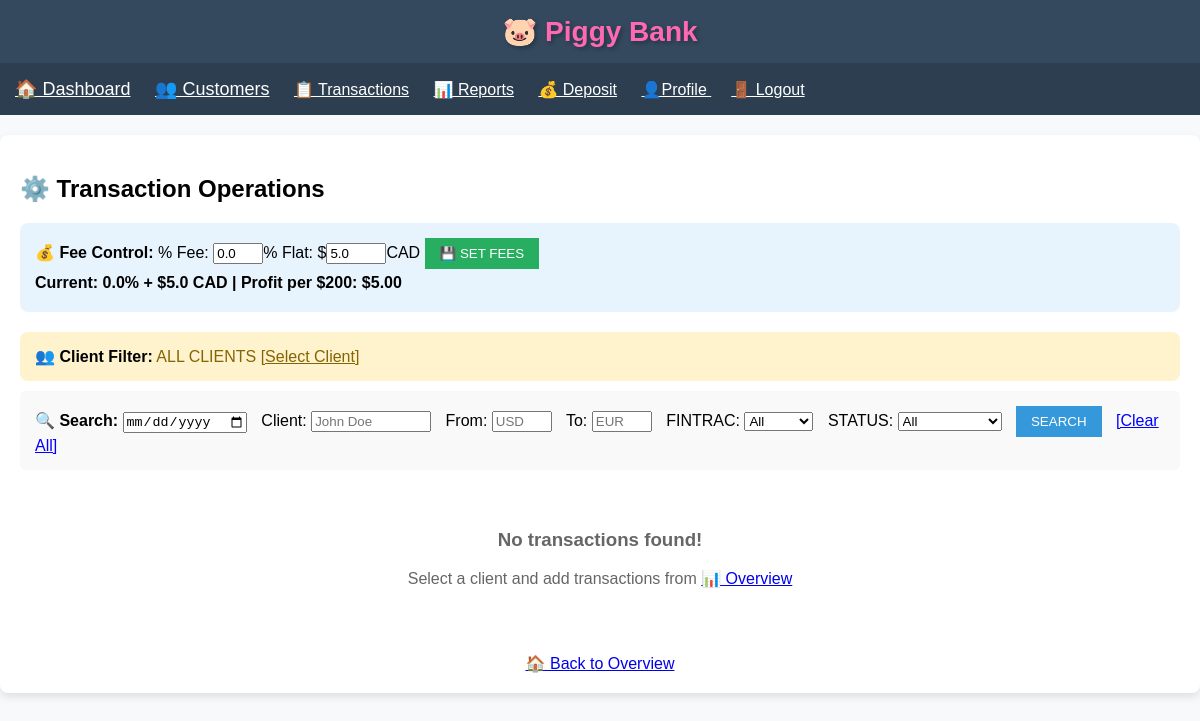
Page /transactions (signed in) on the earlier database version.
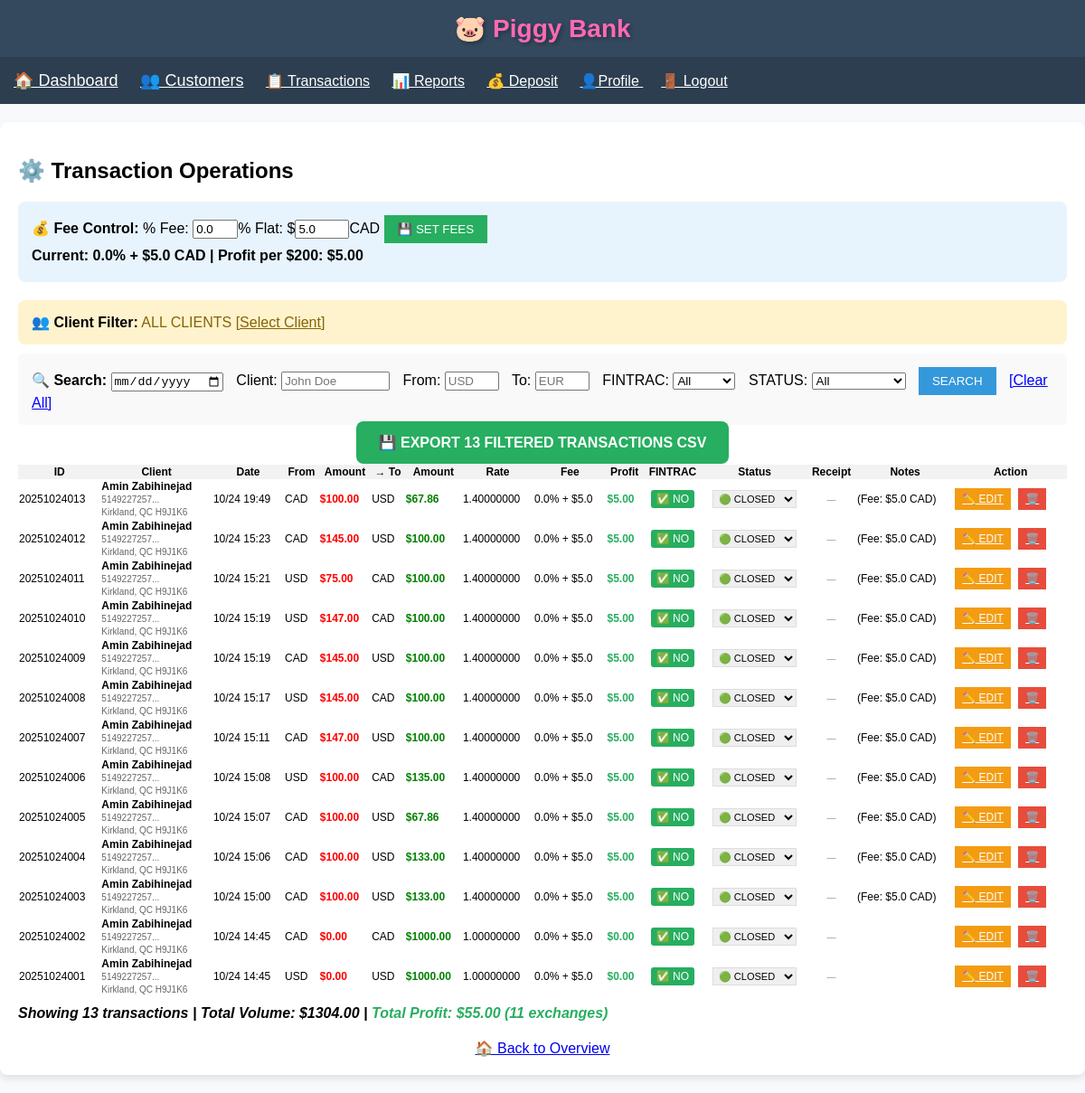
Same page on the later database version.
### app.py (models this page shows)
class Transaction(db.Model):
    id = db.Column(db.String(11), primary_key=True)
    date = db.Column(db.DateTime, default=datetime.utcnow)
    from_currency = db.Column(db.String(3), nullable=False)
    to_currency = db.Column(db.String(3), nullable=False)
    from_amount = db.Column(db.Float, nullable=False)
    to_amount = db.Column(db.Float, nullable=False)
    exchange_rate = db.Column(db.Float, nullable=False)
    notes = db.Column(db.Text, nullable=True)
    is_fintrac = db.Column(db.Boolean, default=False)
    client_id = db.Column(db.Integer, db.ForeignKey('client.id'), nullable=False)
    receipt_filename = db.Column(db.String(100))
    status = db.Column(db.String(10), default='closed')

class Client(db.Model):
    id = db.Column(db.Integer, primary_key=True)
    first_name = db.Column(db.String(100), nullable=False)
    last_name = db.Column(db.String(100), nullable=False)
    email = db.Column(db.String(120), nullable=False)
    phone = db.Column(db.String(20), nullable=False)
    apartment = db.Column(db.String(20))
    civic_number = db.Column(db.String(20), nullable=False)
    street = db.Column(db.String(200), nullable=False)
    city = db.Column(db.String(100), nullable=False)
    province = db.Column(db.String(10), nullable=False)
    postal_code = db.Column(db.String(10), nullable=False)
    risk_level = db.Column(db.String(20), default='low risk')
    notes = db.Column(db.Text)
    created_at = db.Column(db.DateTime, default=datetime.utcnow)
    id1_type = db.Column(db.String(50))
    id1_issued_by = db.Column(db.String(100))
    id1_number = db.Column(db.String(50))
    id1_expiry_date = db.Column(db.Date)
    id2_type = db.Column(db.String(50))
    id2_issued_by = db.Column(db.String(100))
    id2_number = db.Column(db.String(50))
    id2_expiry_date = db.Column(db.Date)
    id3_type = db.Column(db.String(50))
    id3_issued_by = db.Column(db.String(100))
    id3_number = db.Column(db.String(50))
    id3_expiry_date = db.Column(db.Date)
    transactions = db.relationship('Transaction', backref='client', lazy=True)

### app.py (the view)
@app.route('/transactions')
def transactions():
    if 'user_id' not in session:
        return redirect(url_for('login'))
    search_date = request.args.get('date', '')
    search_client = request.args.get('client_name', '')
    search_from = request.args.get('from_currency', '')
    search_to = request.args.get('to_currency', '')
    search_fintrac = request.args.get('fintrac', '')
    search_status = request.args.get('status', '')
    query = Transaction.query.order_by(Transaction.date.desc())
    if session.get('is_admin'):
        all_tx = query.all()
    else:
        client_id = session.get('selected_client_id')
        if client_id:
            all_tx = query.filter_by(client_id=client_id).all()
        else:
            all_tx = []
    if search_fintrac == 'yes':
        all_tx = [tx for tx in all_tx if tx.is_fintrac]
    elif search_fintrac == 'no':
        all_tx = [tx for tx in all_tx if not tx.is_fintrac]
    if search_status == 'closed':
        all_tx = [tx for tx in all_tx if tx.status == 'closed']
    elif search_status == 'pending':
        all_tx = [tx for tx in all_tx if tx.status == 'pending']
    if search_date:
        search_date_obj = datetime.strptime(search_date, '%Y-%m-%d')
        all_tx = [tx for tx in all_tx if tx.date.date() == search_date_obj.date()]
    if search_client:
        all_tx = [tx for tx in all_tx if
                  search_client.lower() in f"{tx.client.first_name} {tx.client.last_name}".lower()]
    if search_from:
        all_tx = [tx for tx in all_tx if tx.from_currency.upper() == search_from.upper()]
    if search_to:
        all_tx = [tx for tx in all_tx if tx.to_currency.upper() == search_to.upper()]
    current_fee = round(FEE_PERCENTAGE * 100, 1)
    current_flat_fee = round(FLAT_FEE_CAD, 2)
    return render_template('transactions.html', transactions=all_tx,
                           search_date=search_date, search_client=search_client,
                           search_from=search_from, search_to=search_to,
                           search_fintrac=search_fintrac, search_status=search_status,
                           current_fee=current_fee, current_flat_fee=current_flat_fee,
                           filtered_transactions=len(all_tx))

### templates/transactions.html (shortened to what this page needs)
{% extends "base.html" %}
{% block content %}
    <h2>⚙️ Transaction Operations</h2>
    {% if session.is_admin %}
    <div style="background:#e8f4fd; padding:15px; border-radius:8px; margin-bottom:20px;">
        <strong>💰 Fee Control:</strong>
        <form method="POST" action="{{ url_for('set_fees') }}" style="display:inline;">
            % Fee: <input type="number" name="fee_percentage" step="0.1" value="{{ current_fee }}" style="width:50px;">%
            Flat: $<input type="number" name="flat_fee_cad" step="0.01" value="{{ current_flat_fee }}" style="width:60px;">CAD
            <input type="submit" value="💾 SET FEES" style="padding:8px 15px; background:#27ae60; color:white; border:none;">
        </form>
        <p style="margin:5px 0; font-weight:bold;">
            <strong>Current:</strong> {{ current_fee }}% + ${{ current_flat_fee }} CAD |
            <strong>Profit per $200:</strong> ${{ "%.2f"|format((200 * current_fee / 100) + current_flat_fee) }}
        </p>
    </div>
    {% endif %}
    <div style="background:#fff3cd; padding:15px; border-radius:8px; margin-bottom:10px;">
        <strong>👥 Client Filter:</strong>
        {% if session.selected_client_id %}
            <span style="color:#856404;">{{ session.selected_client_name }} ✅</span>
            <a href="{{ url_for('index') }}" style="color:#856404;">[Change Client]</a>
        {% else %}
            <span style="color:#856404;">ALL CLIENTS</span>
            <a href="{{ url_for('index') }}" style="color:#856404;">[Select Client]</a>
        {% endif %}
    </div>
    <div style="background: #f9f9f9; padding: 15px; margin: 10px 0; border-radius: 5px;">
        <form method="GET">
            <strong>🔍 Search:</strong>
            <input type="date" name="date" value="{{ search_date }}" style="margin-right:10px;">
            Client: <input type="text" name="client_name" placeholder="John Doe" value="{{ search_client }}" style="width:120px; margin-right:10px;">
            From: <input type="text" name="from_currency" placeholder="USD" value="{{ search_from }}" style="width:60px; margin-right:10px;">
            To: <input type="text" name="to_currency" placeholder="EUR" value="{{ search_to }}" style="width:60px; margin-right:10px;">
            FINTRAC: <select name="fintrac" style="margin-right:10px;">
                <option value="">All</option>
            </select>
            STATUS: <select name="status" style="margin-right:10px;">
                <option value="">All</option>
            </select>
            <input type="submit" value="SEARCH" style="padding:8px 15px; background:#3498db; color:white; border:none;">
            <a href="{{ url_for('transactions') }}" style="color:blue; margin-left:10px;">[Clear All]</a>
        </form>
    </div>
    {% if transactions %}
        <div style="text-align:center; margin-bottom:15px;">
            <a href="{{ url_for('export_csv',
                date=search_date,
                client_name=search_client,
                from_currency=search_from,
                to_currency=search_to,
                fintrac=request.args.get('fintrac', ''),
                status=request.args.get('status', '')) }}"
               style="background:#27ae60; color:white; padding:15px 25px; text-decoration:none; border-radius:8px; font-size:16px; font-weight:bold;">
                💾 EXPORT {{ transactions|length }} FILTERED TRANSACTIONS CSV
            </a>
        </div>
        <table style="width:100%; border-collapse: collapse; font-size:12px;">
            <tr style="background:#f2f2f2;">
                <th>ID</th>
                <th>Client</th>
                <th>Date</th>
                <th>From</th>
                <th>Amount</th>
                <th>→ To</th>
                <th>Amount</th>
                <th>Rate</th>
                <th>Fee</th>
                <th>Profit</th>
                <th>FINTRAC</th>
                <th>Status</th>
                <th>Receipt</th>
                <th>Notes</th>
                <th>Action</th>
            </tr>
            {% for tx in transactions %}
                {% set profit = ((tx.from_amount * current_fee / 100) + current_flat_fee)|round(2) if tx.from_amount > 0 else 0 %}
                <tr {% if tx.status == 'pending' %}style="background:#fff2cc;"{% endif %}>
                    <td>{{ tx.id }}</td>
                    <td style="white-space: nowrap;">
                        <strong>{{ tx.client.first_name }} {{ tx.client.last_name }}</strong><br>
                        <small style="color:#666;">
                            {{ tx.client.phone[:12] }}...<br>
                            {{ tx.client.city }}, {{ tx.client.province }} {{ tx.client.postal_code }}
                        </small>
                    </td>
                    <td>{{ tx.date.strftime('%m/%d %H:%M') }}</td>
                    <td>{{ tx.from_currency }}</td>
                    <td style="color: red; font-weight: bold;">${{ "%.2f"|format(tx.from_amount) }}</td>
                    <td>{{ tx.to_currency }}</td>
                    <td style="color: green; font-weight: bold;">${{ "%.2f"|format(tx.to_amount) }}</td>
                    <td style="white-space: nowrap;">{{ "%.8f"|format(tx.exchange_rate) }}</td>
                    <td style="white-space: nowrap;">{{ current_fee }}% + ${{ current_flat_fee }}</td>
                    <td style="color: #27ae60; font-weight: bold;">${{ "%.2f"|format(profit) }}</td>
                    <td style="text-align:center;">
                        {% if tx.is_fintrac %}
                            <span style="background:#e74c3c; color:white; padding:3px 8px; border-radius:3px; font-weight:bold;">🚨 YES</span>
                        {% else %}
                            <span style="background:#27ae60; color:white; padding:3px 6px; border-radius:3px;">✅ NO</span>
                        {% endif %}
                    </td>
                    <td style="text-align:center;">
                        <form method="POST" action="{{ url_for('update_status', tx_id=tx.id) }}" style="display:inline;">
                            <select name="status" onchange="this.form.submit()" style="font-size:11px; padding:2px; border:1px solid #ddd;">
                                <option value="closed" {% if tx.status == 'closed' %}selected{% endif %}>🟢 CLOSED</option>
                            </select>
                        </form>
                    </td>
                    <td style="text-align:center;">
                        {% if tx.receipt_filename %}
                            <a href="{{ url_for('download_receipt', tx_id=tx.id) }}"
                               style="background:#27ae60; color:white; padding:5px 8px; text-decoration:none; border-radius:3px; font-size:10px;"
                               title="{{ tx.receipt_filename }}">
                                📄 DOWNLOAD
                            </a>
                        {% else %}
                            <span style="color:#999; font-size:10px;">—</span>
                        {% endif %}
                    </td>
                    <td style="max-width:150px;">{{ (tx.notes or '')[:30] }}{% if tx.notes|length > 30 %}...{% endif %}</td>
                    <td>
                        <a href="{{ url_for('edit_transaction', tx_id=tx.id) }}" style="background:#f39c12; color:white; padding:5px 8px;">✏️ EDIT</a>
                        <a href="{{ url_for('delete_transaction', tx_id=tx.id) }}" style="background:#e74c3c; color:white; padding:5px 8px; margin-left:5px;" onclick="return confirm('Delete transaction #{{ tx.id }}?')">🗑️</a>
                    </td>
                </tr>
            {% endfor %}
        </table>
        <p style="margin-top:10px; font-weight:bold;">
    <em>Showing {{ transactions|length }} transactions |
    {% set exchange_txs = transactions|selectattr('from_amount', '>', 0)|list %}
    Total Volume: ${{ "%.2f"|format(transactions|sum(attribute='from_amount')) }} |
    <span style="color:#27ae60;">Total Profit: ${{ "%.2f"|format((exchange_txs|sum(attribute='from_amount') * current_fee / 100) + (exchange_txs|length * current_flat_fee)) }} ({{ exchange_txs|length }} exchanges)</span>
    </em>
</p>
    {% else %}
        <div style="text-align:center; padding:30px; color:#666;">
            <h3>No transactions found!</h3>
            <p>Select a client and add transactions from <a href="{{ url_for('index') }}">📊 Overview</a></p>
        </div>
    {% endif %}
    <div style="margin-top:20px; text-align:center;">
        <a href="{{ url_for('index') }}" style="font-size:16px;">🏠 Back to Overview</a>
    </div>
{% endblock %}

### templates/base.html (shortened to what this page needs)
<!DOCTYPE html>
<html lang="en">
<head>
</head>
<body>
    <div class="header">
        <h1>🐷 <span style="color: #ff69b4;">Piggy Bank</span></h1>
    </div>
   <nav style="background:#2c3e50; padding:15px;">
    <a href="{{ url_for('index') }}" style="color:white; margin-right:20px; font-size:18px;">🏠 Dashboard</a>
    <a href="{{ url_for('customers') }}" style="color:white; margin-right:20px; font-size:18px;">👥 Customers</a>
    <a href="{{ url_for('transactions') }}" style="color:white; margin-right:20px;">📋 Transactions</a>
	<a href="{{ url_for('reports') }}"style="color:white; margin-right:20px;">📊 Reports</a>
    <a href="{{ url_for('deposit') }}" style="color:white; margin-right:20px;">💰 Deposit</a>
    <a href="{{ url_for('profile') }}" style="color:white; margin-right:20px;">👤Profile {{ session.username }}</a>
    <a href="{{ url_for('logout') }}" style="color:white;">🚪 Logout</a>
	</nav>
    <div class="container">
        {% block content %}{% endblock %}
    </div>
</body>
</html>

### templates/base.html (style rules this page uses)
* { box-sizing: border-box; }
body { font-family: Arial; margin: 0; padding: 0; background: #f8f9fa; }
.header { background: #34495e; color: white; padding: 15px; text-align: center; box-shadow: 0 2px 5px rgba(0,0,0,0.1); }
.header h1 { margin: 0; font-size: 28px; text-shadow: 2px 2px 4px rgba(0,0,0,0.3); }
.container { max-width: 1200px; margin: 20px auto; padding: 20px; background: white; border-radius: 8px; box-shadow: 0 4px 8px rgba(0,0,0,0.1); }

Differences in the rows shown:
added Transaction: id "20251024013", client.first_name "Amin", client.last_name "Zabihinejad", client "5149227257", client.city "Kirkland", client.province "QC", client.postal_code "H9J1K6", date "10/24 19:49", from_currency "CAD", from_amount "100.00", to_currency "USD", to_amount "67.86", exchange_rate "1.40000000", current_fee "0.0", current_flat_fee "5.0", profit "5.00", is_fintrac "✅ NO", status "🟢 CLOSED", notes "(Fee: $5.0 CAD)"
added Transaction: id "20251024012", client.first_name "Amin", client.last_name "Zabihinejad", client "5149227257", client.city "Kirkland", client.province "QC", client.postal_code "H9J1K6", date "10/24 15:23", from_currency "CAD", from_amount "145.00", to_currency "USD", to_amount "100.00", exchange_rate "1.40000000", current_fee "0.0", current_flat_fee "5.0", profit "5.00", is_fintrac "✅ NO", status "🟢 CLOSED", notes "(Fee: $5.0 CAD)"
added Transaction: id "20251024011", client.first_name "Amin", client.last_name "Zabihinejad", client "5149227257", client.city "Kirkland", client.province "QC", client.postal_code "H9J1K6", date "10/24 15:21", from_currency "USD", from_amount "75.00", to_currency "CAD", to_amount "100.00", exchange_rate "1.40000000", current_fee "0.0", current_flat_fee "5.0", profit "5.00", is_fintrac "✅ NO", status "🟢 CLOSED", notes "(Fee: $5.0 CAD)"
added Transaction: id "20251024010", client.first_name "Amin", client.last_name "Zabihinejad", client "5149227257", client.city "Kirkland", client.province "QC", client.postal_code "H9J1K6", date "10/24 15:19", from_currency "USD", from_amount "147.00", to_currency "CAD", to_amount "100.00", exchange_rate "1.40000000", current_fee "0.0", current_flat_fee "5.0", profit "5.00", is_fintrac "✅ NO", status "🟢 CLOSED", notes "(Fee: $5.0 CAD)"
added Transaction: id "20251024009", client.first_name "Amin", client.last_name "Zabihinejad", client "5149227257", client.city "Kirkland", client.province "QC", client.postal_code "H9J1K6", date "10/24 15:19", from_currency "CAD", from_amount "145.00", to_currency "USD", to_amount "100.00", exchange_rate "1.40000000", current_fee "0.0", current_flat_fee "5.0", profit "5.00", is_fintrac "✅ NO", status "🟢 CLOSED", notes "(Fee: $5.0 CAD)"
added Transaction: id "20251024008", client.first_name "Amin", client.last_name "Zabihinejad", client "5149227257", client.city "Kirkland", client.province "QC", client.postal_code "H9J1K6", date "10/24 15:17", from_currency "USD", from_amount "145.00", to_currency "CAD", to_amount "100.00", exchange_rate "1.40000000", current_fee "0.0", current_flat_fee "5.0", profit "5.00", is_fintrac "✅ NO", status "🟢 CLOSED", notes "(Fee: $5.0 CAD)"
added Transaction: id "20251024007", client.first_name "Amin", client.last_name "Zabihinejad", client "5149227257", client.city "Kirkland", client.province "QC", client.postal_code "H9J1K6", date "10/24 15:11", from_currency "CAD", from_amount "147.00", to_currency "USD", to_amount "100.00", exchange_rate "1.40000000", current_fee "0.0", current_flat_fee "5.0", profit "5.00", is_fintrac "✅ NO", status "🟢 CLOSED", notes "(Fee: $5.0 CAD)"
added Transaction: id "20251024006", client.first_name "Amin", client.last_name "Zabihinejad", client "5149227257", client.city "Kirkland", client.province "QC", client.postal_code "H9J1K6", date "10/24 15:08", from_currency "USD", from_amount "100.00", to_currency "CAD", to_amount "135.00", exchange_rate "1.40000000", current_fee "0.0", current_flat_fee "5.0", profit "5.00", is_fintrac "✅ NO", status "🟢 CLOSED", notes "(Fee: $5.0 CAD)"
added Transaction: id "20251024005", client.first_name "Amin", client.last_name "Zabihinejad", client "5149227257", client.city "Kirkland", client.province "QC", client.postal_code "H9J1K6", date "10/24 15:07", from_currency "CAD", from_amount "100.00", to_currency "USD", to_amount "67.86", exchange_rate "1.40000000", current_fee "0.0", current_flat_fee "5.0", profit "5.00", is_fintrac "✅ NO", status "🟢 CLOSED", notes "(Fee: $5.0 CAD)"
added Transaction: id "20251024004", client.first_name "Amin", client.last_name "Zabihinejad", client "5149227257", client.city "Kirkland", client.province "QC", client.postal_code "H9J1K6", date "10/24 15:06", from_currency "CAD", from_amount "100.00", to_currency "USD", to_amount "133.00", exchange_rate "1.40000000", current_fee "0.0", current_flat_fee "5.0", profit "5.00", is_fintrac "✅ NO", status "🟢 CLOSED", notes "(Fee: $5.0 CAD)"
added Transaction: id "20251024003", client.first_name "Amin", client.last_name "Zabihinejad", client "5149227257", client.city "Kirkland", client.province "QC", client.postal_code "H9J1K6", date "10/24 15:00", from_currency "CAD", from_amount "100.00", to_currency "USD", to_amount "133.00", exchange_rate "1.40000000", current_fee "0.0", current_flat_fee "5.0", profit "5.00", is_fintrac "✅ NO", status "🟢 CLOSED", notes "(Fee: $5.0 CAD)"
added Transaction: id "20251024002", client.first_name "Amin", client.last_name "Zabihinejad", client "5149227257", client.city "Kirkland", client.province "QC", client.postal_code "H9J1K6", date "10/24 14:45", from_currency "CAD", from_amount "0.00", to_currency "CAD", to_amount "1000.00", exchange_rate "1.00000000", from_amount "0.0", current_flat_fee "5.0", profit "0.00", is_fintrac "✅ NO", status "🟢 CLOSED"
added Transaction: id "20251024001", client.first_name "Amin", client.last_name "Zabihinejad", client "5149227257", client.city "Kirkland", client.province "QC", client.postal_code "H9J1K6", date "10/24 14:45", from_currency "USD", from_amount "0.00", to_currency "USD", to_amount "1000.00", exchange_rate "1.00000000", from_amount "0.0", current_flat_fee "5.0", profit "0.00", is_fintrac "✅ NO", status "🟢 CLOSED"
Other differences:
{{ transactions|length }}: (not shown) → "13"
{{ "%.2f"|format(transactions|sum(attribute='from_amount')) }}: (not shown) → "1304.00"
{{ exchange_txs|length }}: (not shown) → "11"
text no longer shown: "No transactions found! Select a client and add transactions from 📊 Overview"
text now shown: "💾 EXPORT FILTERED TRANSACTIONS CSV ID Client Date From Amount → To Amount Rate Fee Profit FINTRAC Status Receipt Notes Action Showing transactions | Total Volume: $ | Total Profit: $ 55.00 ( exchanges)"
